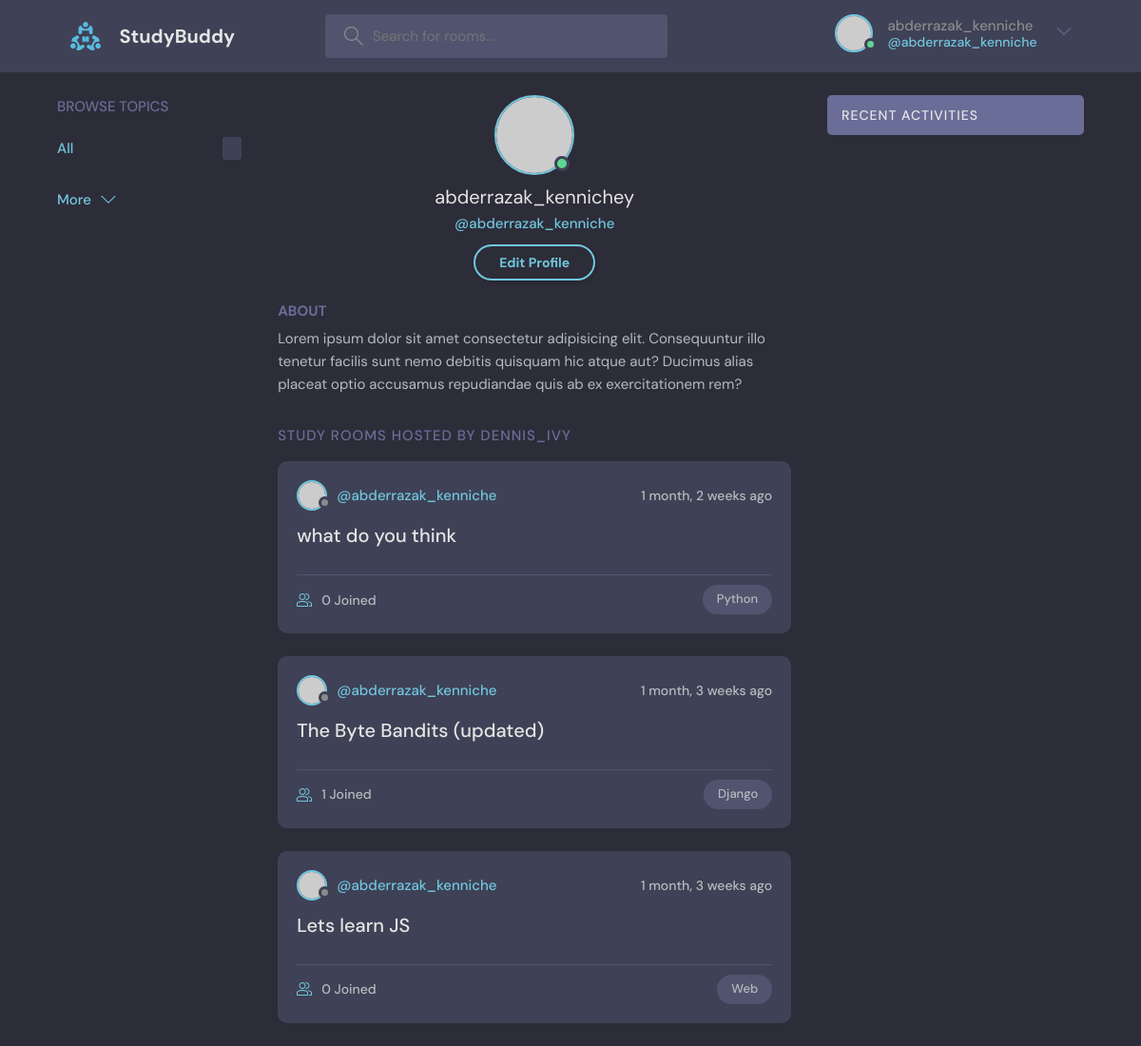
/profile/1/ (signed in), run on the app's committed database.
### base/models.py (models this page shows, shortened)
class Room(models.Model):
    host = models.ForeignKey(User, on_delete=models.SET_NULL, null=True)
    topic = models.ForeignKey(Topic, on_delete=models.SET_NULL, null=True)
    name = models.CharField(max_length=200)
    description = models.TextField(null=True, blank=True)
    participants = models.ManyToManyField(User, related_name='participants', blank=True)
    updated = models.DateTimeField(auto_now=True) # modified when updating
    created = models.DateTimeField(auto_now_add=True) # modified when created
    class Meta:
        ordering = ['-updated' , '-created']

class Topic(models.Model):
    name = models.CharField(max_length=200)

### base/views.py (the view)
# urls.py: path('profile/<str:pk>/', views.userProfile, name="user-profile"),
def userProfile(request, pk):
    user = User.objects.get(id=pk)
    rooms = user.room_set.all()
    room_messages = user.message_set.all()
    topics = Topic.objects.all()
    context = {'user' : user , 'rooms' : rooms , 'room_message' : room_messages}
    return render(request, 'base/profile.html', context)

### base/templates/base/profile.html
  {% extends 'main.html' %}
  {% block content %}
  <main class="profile-page layout layout--3">
    <div class="container">
      {% include 'base/topics_component.html' %}
      <div class="roomList">
        <div class="profile">
          <div class="profile__avatar">
            <div class="avatar avatar--large active">
              <img src="https://randomuser.me/api/portraits/men/11.jpg" />
            </div>
          </div>
          <div class="profile__info">
            <h3>{{user.username}}y</h3>
            <p>@{{user.username}}</p>
            {% if request.user == user %}
            <a href="{% url 'update-user' %}" class="btn btn--main btn--pill">Edit Profile</a>
            {% endif %}
          </div>
          <div class="profile__about">
            <h3>About</h3>
            <p>
              Lorem ipsum dolor sit amet consectetur adipisicing elit. Consequuntur illo tenetur
              facilis sunt nemo debitis quisquam hic atque aut? Ducimus alias placeat optio
              accusamus repudiandae quis ab ex exercitationem rem?
            </p>
          </div>
        </div>
        <div class="roomList__header">
          <div>
            <h2>Study Rooms Hosted by dennis_ivy</a>
            </h2>
          </div>
        </div>
        {% include 'base/feed_component.html' %}
      </div>
      {% include 'base/activity_component.html' %}
    </div>
  </main>
{% endblock content %}

### templates/navbar.html (shortened to what this page needs)
{% load static %}
<header class="header header--loggedIn">
    <div class="container">
      <a href="{% url 'home' %}" class="header__logo">
        <img src="{% static 'images/logo.svg' %}" >
        <h1>StudyBuddy</h1>
      </a>
      <form class="header__search" method="GET" action="{% url 'home' %}">
        <label>
          <input name='q' placeholder="Search for rooms..." />
        </label>
      </form>
      <nav class="header__menu">
        {% if request.user.is_authenticated %}
        <div class="header__user">
          <a href="{% url 'update-user' %}">
            <div class="avatar avatar--medium active">
              <img src="https://randomuser.me/api/portraits/men/37.jpg" />
            </div>
            <p>{{request.user.username}} <span>@{{request.user.username}}</span></p>
          </a>
          <button class="dropdown-button">
            <svg version="1.1" xmlns="http://www.w3.org/2000/svg" width="32" height="32" viewBox="0 0 32 32">
              <title>chevron-down</title>
              <path d="M16 21l-13-13h-3l16 16 16-16h-3l-13 13z"></path>
            </svg>
          </button>
        </div>
        {% else %}
        <a href="{% url 'login' %}">
            <img src="{% static 'images/avatar.svg' %}" />
            <p>Login</p>
        </a>
        {% endif %}
      </nav>
    </div>
</header>

### base/templates/base/feed_component.html (shortened to what this page needs)
{% for room in rooms %}
<div class="roomListRoom">
    <div class="roomListRoom__header">
      <a href="{% url 'user-profile' room.host.id %}" class="roomListRoom__author">
        <div class="avatar avatar--small">
          <img src="https://randomuser.me/api/portraits/women/11.jpg" />
        </div>
        <span>@{{room.host.username}}</span>
      </a>
      <div class="roomListRoom__actions">
        <span>{{room.created|timesince}} ago</span>
      </div>
    </div>
    <div class="roomListRoom__content">
      <a href="{% url 'room' room.id %}">{{room.name}}</a>
    </div>
    <div class="roomListRoom__meta">
      <a href="{% url 'room' room.id %}" class="roomListRoom__joined">
        {{room.participants.all.count}} Joined
      </a>
      <p class="roomListRoom__topic">{{room.topic.name}}</p>
    </div>
  </div>
{% endfor %}

### data on the page
Room: host.username "abderrazak_kenniche", created "1 month, 2 weeks", name "what do you think", participants.all.count "0", topic.name "Python"
Room: host.username "abderrazak_kenniche", created "1 month, 3 weeks", name "The Byte Bandits (updated)", participants.all.count "1", topic.name "Django"
Room: host.username "abderrazak_kenniche", created "1 month, 3 weeks", name "Lets learn JS", participants.all.count "0", topic.name "Web"

### other printed values
{{ request.user.username }} "abderrazak_kenniche"
{{ user.username }} "abderrazak_kenniche"
